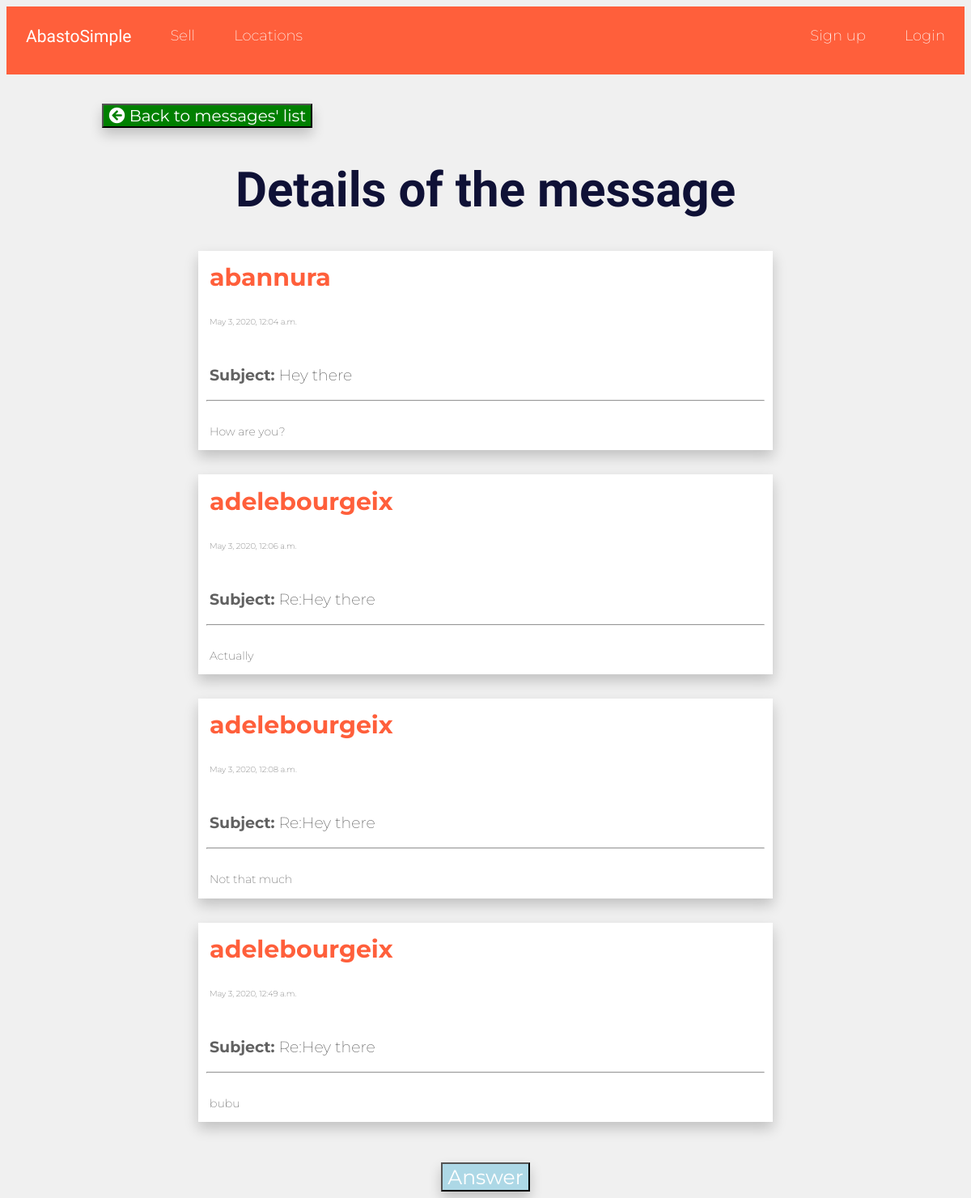
/myMessages/none/, run on the app's committed database.
### myMessages/models.py (models this page shows)
class myMessage(models.Model):
    id = models.AutoField(primary_key=True)
    conv_id=models.IntegerField(null=True)
    head=models.CharField(max_length=50)
    content=models.CharField(max_length=1000,default="This message is empty")
    author=models.ForeignKey(User, related_name="from+")
    recipient=models.ForeignKey(User, related_name="to+")
    date=models.DateTimeField(auto_now_add=True)
    slug=models.CharField(max_length=50,default="my-slug")
    def __str__(self):
        return self.head+" from "+ str(self.author)+" to "+str(self.recipient)

### myMessages/views.py (the view, shortened to what this page needs)
# urls.py: url(r'^(?P<slug>[\w-]+)/$',views.message_details_view, name="message_details"),
def message_details_view(request,slug):
    message=myMessage.objects.get(slug=slug)
    conv_id=message.conv_id
    messages=myMessage.objects.filter(conv_id=conv_id)
    print(messages)
    return render(request, "myMessages/message_detail.html", {'message':message, 'messages':messages})

### templates/myMessages/message_detail.html (shortened to what this page needs)
{% extends 'base_layout.html'%}
{% block content %}
{% load static from staticfiles %}
      <button id="details" style="float:left; margin-left: 10%; box-shadow: 0px 8px 16px 0px rgba(0,0,0,0.2); font-family: 'Montserrat', sans-serif;font-size: 20px;background-color: green; color:white;">
      <a style="text-decoration:none; color:white;" href="/myMessages/messages-list/received"><i class="fas fa-arrow-circle-left"></i> Back to messages' list</a></button><br />
      <h1>Details of the message</h1>
      <div id="actual_message" style=" box-shadow: 0px 8px 16px 0px rgba(0,0,0,0.2); background-color: white; margin-left:20%; margin-right:20%;  border:2px; margin-bottom: 1%;" >
          <p style=" color: #ff5f3b; padding-top: 2%;text-align:left; font-size:30px; padding-left: 2%"><b>{{message.author}}</b></p>
          <p style=" text-align:left; padding-left: 2%; font-size: 10px;">{{message.date}}</p><br />
          <p style="text-align:left; padding-left: 2%; font-size: 19px;"><b>Subject:</b> {{message.head}}</p>
          <hr style="margin-left:10px; margin-right: 10px; margin-top: 2%;">
          <p style="text-align:left; padding-left: 2%; font-size:14px; padding-top: 2%; padding-bottom: 2%;">
            {{message.content}}
          </p>
      </div>
      {% for mess in messages %}
      {% if mess.id != message.id %}
      <div id="actual_message" style=" box-shadow: 0px 8px 16px 0px rgba(0,0,0,0.2); background-color: white; margin-left:20%; margin-right:20%;  border:2px; margin-bottom: 1%;" >
          <p style=" color: #ff5f3b; padding-top: 2%;text-align:left; font-size:30px; padding-left: 2%"><b>{{mess.author}}</b></p>
          <p style=" text-align:left; padding-left: 2%; font-size: 10px;">{{mess.date}}</p><br />
          <p style="text-align:left; padding-left: 2%; font-size: 19px;"><b>Subject:</b> {{mess.head}}</p>
          <hr style="margin-left:10px; margin-right: 10px; margin-top: 2%;">
          <p style="text-align:left; padding-left: 2%; font-size:14px; padding-top: 2%; padding-bottom: 2%;">
            {{mess.content}}
          </p>
      </div>
      {% endif %}
      {% endfor %}
      <button id="send" onclick="send('{{message.head}}')" style="font-size: 25px; margin-top: 3%; box-shadow: 0px 8px 16px 0px rgba(0,0,0,0.2); background-color:lightblue; font-family: 'Montserrat', sans-serif;color:white;">Answer</button>
{% endblock %}

### assets/styles.css (style rules this page uses)
body { text-align: center; background-color: #f0f0f0; font-family: 'Montserrat', sans-serif; font-weight: 200; color: #616161; }
h1 { padding-top: 1%; font-size: 60px; color: #0f1136; font-family: 'Indie Flower', sans-serif; }
#details { font-family: 'Montserrat', sans-serif; font-size: 10px; background-color: white; }

### data on the page
myMessage: author "abannura", date "May 3, 2020, 12:04 a.m.", head "Hey there", content "How are you?"
myMessage: author "adelebourgeix", date "May 3, 2020, 12:06 a.m.", head "Re:Hey there", content "Actually"
myMessage: author "adelebourgeix", date "May 3, 2020, 12:08 a.m.", head "Re:Hey there", content "Not that much"
myMessage: author "adelebourgeix", date "May 3, 2020, 12:49 a.m.", head "Re:Hey there", content "bubu"
